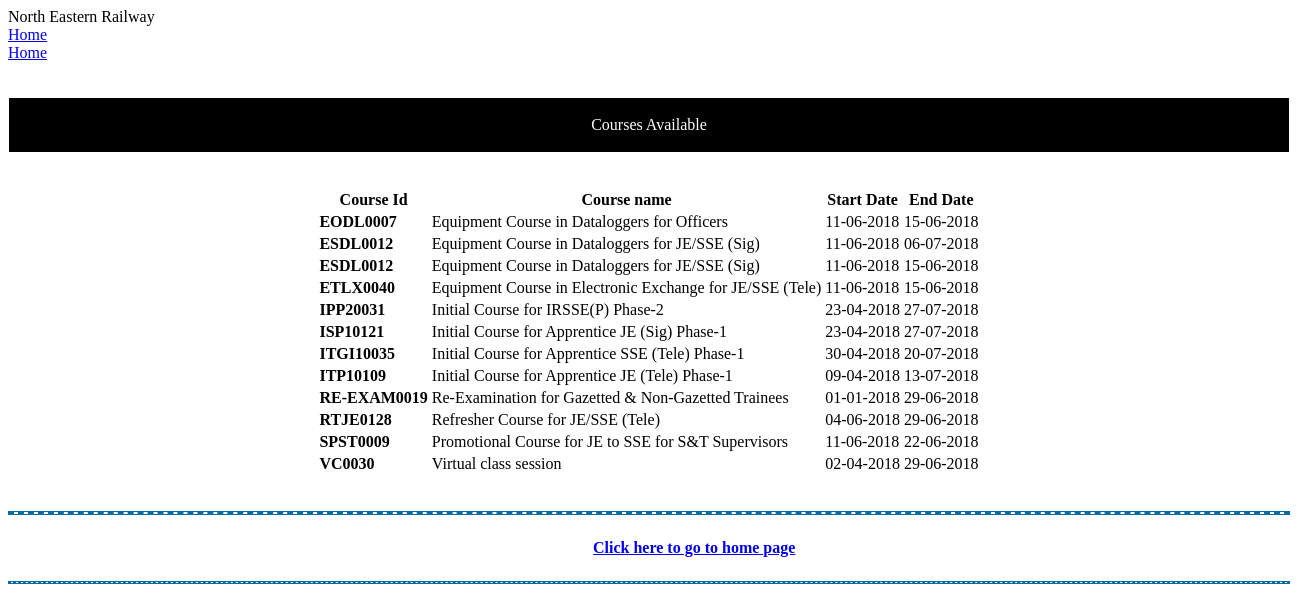
Page /trainingsamples/Railway/course.php on the committed database.
### tables this page shows
CREATE TABLE `course` (
  `id` varchar(100) NOT NULL,
  `name` varchar(100) NOT NULL,
  `start` varchar(100) NOT NULL,
  `end` varchar(100) NOT NULL
);

### trainingsamples/Railway/course.php (the view, shortened to what this page needs)
<?php
require 'db_conn.php';
?>
<html>
<head>
    <link rel="stylesheet" href="https://code.getmdl.io/1.3.0/material.teal-orange.min.css" />
</head>
<body background="s1.jpg">
    <div class="mdl-layout mdl-js-layout mdl-layout--fixed-header">
        <header class="mdl-layout__header">
            <div class="mdl-layout__header-row">
                <span class="mdl-layout-title">North Eastern Railway</span>
                <nav class="mdl-navigation mdl-layout--large-screen-only">
                    <a class="mdl-navigation__link" href="home.php">Home</a>
                </nav>
            </div>
        </header>
        <div class="mdl-layout__drawer">
            <nav class="mdl-navigation">
                <a class="mdl-navigation__link" href="home.php">Home</a>
        </div>
        <br><br>
                   <div class="page-content"><center>
                <center>
        <div class="mdl-card mdl-shadow--16dp" style="width:1280px">
        <div class="mdl-shadow--16dp" style="background-color:#000000">
                        <br>
                        <div class="mdl-typography--title" style="color:#ffffff">Courses Available</div>
                        <br>
                        </div>
        <br><br>
        <table class="mdl-data-table mdl-js-data-table mdl-shadow--8dp">
  <thead>
    <tr>
      <th>Course Id</th>
      <th>Course name</th>
      <th>Start Date</th>
      <th>End Date</th>
    </tr>
  </thead>
  <tbody>
        <form action='course.php' method="POST">
            <?php
                $sql = "SELECT * from course";
                $result = mysqli_query($conn,$sql);
	            while($row=mysqli_fetch_assoc($result)){
                    echo "<tr>";
                    echo "<td><b>" . $row['id'] . "</b></td>";
                    echo "<td>" . $row['name'] . "</td>";
                    echo "<td>" . $row['start'] . "</td>";
                    echo "<td>" . $row['end'] . "</td>";
                    echo "</tr>";
                }
	        ?>
            </tbody>
</table>
<br><br>
        </div>
        </center>
            </div>
		<div id="thelinks">
		<div id="thelinkstwo">
		<a href="../../mainhomepage.html"><strong> Click here to go to home page </strong></a>
		</div>
		</div>
    </body>
</html>

### trainingsamples/Railway/course.php (style rules this page uses)
#thelinks { padding: 25px; border-top: 2px dashed #046ca3; border-bottom: 1px dashed #046ca3; box-shadow: inset 0 -1px 0 0 #046ca3, inset 0 1px 0 0 #046ca3, 0 1px 0 0 #046ca3, 0 -1px 0 0 #046ca3; margin-bottom: 1px; }
#thelinkstwo { margin-left: 560px; position: relative; display: inline-block; transition: .3s; text-decoration: none; }
#thelinkstwo::after, #thelinkstwo::before { position: absolute; left: 0; content: ''; width: 100%; height: 1px; background-color: green; opacity: 0; transition: .3s; }

### rows in the picture
course: id "EODL0007", name "Equipment Course in Dataloggers for Officers", start "11-06-2018", end "15-06-2018"
course: id "ESDL0012", name "Equipment Course in Dataloggers for JE/SSE (Sig)", start "11-06-2018", end "06-07-2018"
course: id "ESDL0012", name "Equipment Course in Dataloggers for JE/SSE (Sig)", start "11-06-2018", end "15-06-2018"
course: id "ETLX0040", name "Equipment Course in Electronic Exchange for JE/SSE (Tele)", start "11-06-2018", end "15-06-2018"
course: id "IPP20031", name "Initial Course for IRSSE(P) Phase-2", start "23-04-2018", end "27-07-2018"
course: id "ISP10121", name "Initial Course for Apprentice JE (Sig) Phase-1", start "23-04-2018", end "27-07-2018"
course: id "ITGI10035", name "Initial Course for Apprentice SSE (Tele) Phase-1", start "30-04-2018", end "20-07-2018"
course: id "ITP10109", name "Initial Course for Apprentice JE (Tele) Phase-1", start "09-04-2018", end "13-07-2018"
course: id "RE-EXAM0019", name "Re-Examination for Gazetted & Non-Gazetted Trainees", start "01-01-2018", end "29-06-2018"
course: id "RTJE0128", name "Refresher Course for JE/SSE (Tele)", start "04-06-2018", end "29-06-2018"
course: id "SPST0009", name "Promotional Course for JE to SSE for S&T Supervisors", start "11-06-2018", end "22-06-2018"
course: id "VC0030", name "Virtual class session", start "02-04-2018", end "29-06-2018"
